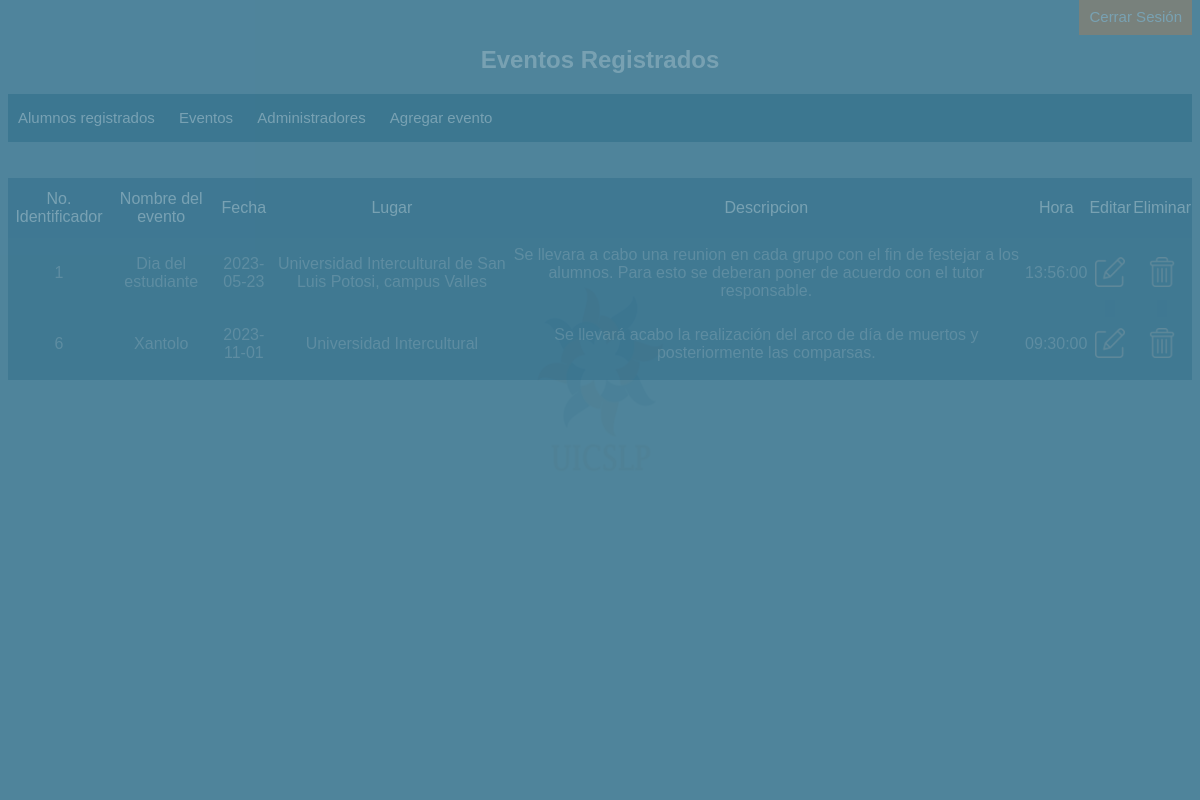
Screenshot of /php/eventos.php (signed in) with the database file from the repository.
### tables this page shows
CREATE TABLE `peventos` (
  `idev` int(15) NOT NULL,
  `nombreev` varchar(50) NOT NULL,
  `fechaev` date NOT NULL,
  `lugar` varchar(70) NOT NULL,
  `descripcionev` varchar(500) NOT NULL,
  `horaev` time DEFAULT NULL
);

### php/eventos.php (the view, shortened to what this page needs)
<?php
include_once "../bd/base_de_datos.php";
$sentencia = $base_de_datos->query("SELECT * FROM peventos;");
$solicitudes = $sentencia->fetchALL(PDO::FETCH_OBJ);
?>
<!DOCTYPE html>
<html lang="en">
<head>
    <link rel="stylesheet" href="../css/hoja_estilo.css">
</head>
<body>
<div class="content">
    <img src="../images/5.jpg" class="logo">
</div>
<div class="content2">
    <div class="nav-bg">
        <nav class="navegacion-principal">
            <a href="cerrar_sesion.php" class="enlace-logout" onclick="cerrar_sesion()">Cerrar Sesión</a>
        </nav>
    </div>
    <h2 class="usuarios-registrados">Eventos Registrados</h2>
    <div class="menu-bienvenida">
        <a href="menuadm.php" class="registrar-admin"> Alumnos registrados </a>
        <a href="#" class="registrar-admin" > Eventos </a>
        <a href="admin.php" class="registrar-admin" > Administradores </a>
        <a href="agevento.html" class="registrar-admin" > Agregar evento </a>
    </div>
    <br><br>
        <table>
            <thead>
                <tr>
                    <td>No. Identificador</td>
                    <td>Nombre del evento</td>
                    <td>Fecha</td>
                    <td>Lugar</td>
                    <td>Descripcion</td>
                    <td>Hora</td>
                    <td>Editar</td>
                    <td>Eliminar</td>
                </tr>
            </thead>
            <tbody>
            <?php foreach($solicitudes as $solicitud){ ?>
                <tr>
                    <td><?php echo $solicitud->idev ?></td>
                    <td><?php echo $solicitud->nombreev ?></td>
                    <td><?php echo $solicitud->fechaev ?></td>
                    <td><?php echo $solicitud->lugar ?></td>
                    <td><?php echo $solicitud->descripcionev ?></td>
                    <td><?php echo $solicitud->horaev ?></td>
                    <td><a href="<?php echo "editarev.php?id=" . $solicitud->idev?>"><div><img src="../images/editar-usuario.png" class="imagen-boton"></div></a></td>
                    <td><a href="<?php echo "eliminarev.php?id=" . $solicitud->idev?>"><div><img src="../images/eliminar-usuario.png" class="imagen-boton"></div></a></td>
                </tr>
            <?php } ?>
            </tbody>
        </table>
</div>
</body>
</html>

### css/hoja_estilo.css (style rules this page uses)
body { background-color: rgba( 0, 77, 112, .7); color: white; }
a { padding: 10px; font-family: Arial, Helvetica, sans-serif; font-size: 15px; background-color: rgba( 0, 77, 112, .01); color: white; }
img { width: 100%; }
h2 { font-family: Arial, Helvetica, sans-serif; color:white; }
.logo { position: fixed; left: 0px; top: 0px; width: 100%; height: 100%; z-index: 99999; opacity: .9; background-color: black; }
.content2 { display: none; }
.navegacion-principal { text-align: right; }
.enlace-logout { text-decoration: none; color: white; background-color: rgb( 255, 120, 28); padding: 10px; margin: 0; }
.usuarios-registrados { text-align: center; }
.menu-bienvenida { width: 100%; background-color: rgb( 0, 77, 112); padding: 15px 0px 15px 0px; display: block; }
.registrar-admin { color: white; text-decoration: none; }
table { border: none; border-collapse: collapse; font-family: Arial, Helvetica, sans-serif; width: 100%; text-align: center; background-color: rgba( 0, 77, 112, .8); color:rgba(225,225,225,.6); }
thead { background-color: rgba( 0, 77, 112, .08); height: 60px; color: white; }
.imagen-boton { filter: invert(0.6); width: 30px; height: 30px; }

### rows the page displays
peventos: idev "1", nombreev "Dia del estudiante", fechaev "2023-05-23", lugar "Universidad Intercultural de San Luis Potosi, campus Valles", descripcionev "Se llevara a cabo una reunion en cada grupo con el fin de festejar a los alumnos. Para esto se deberan poner de acuerdo con el tutor responsable.", horaev "13:56:00"
peventos: idev "6", nombreev "Xantolo", fechaev "2023-11-01", lugar "Universidad Intercultural", descripcionev "Se llevará acabo la realización del arco de día de muertos y posteriormente las comparsas.", horaev "09:30:00"
